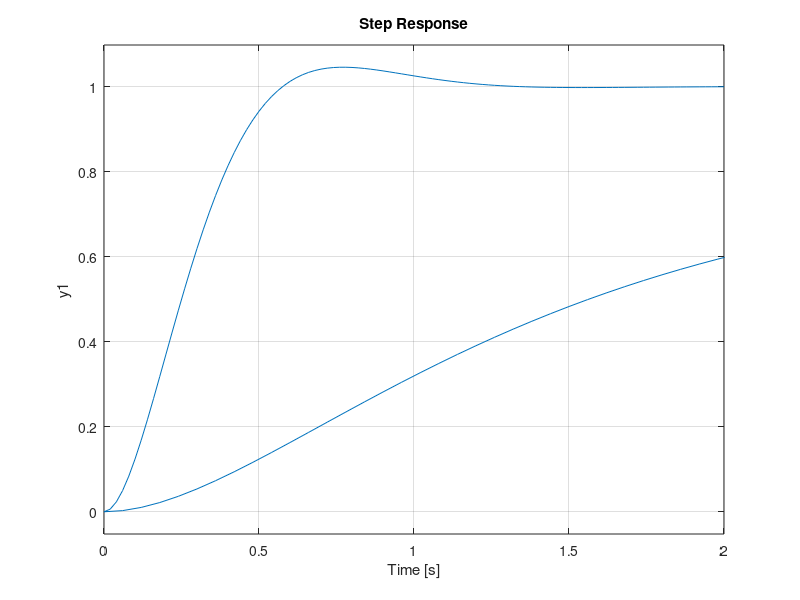
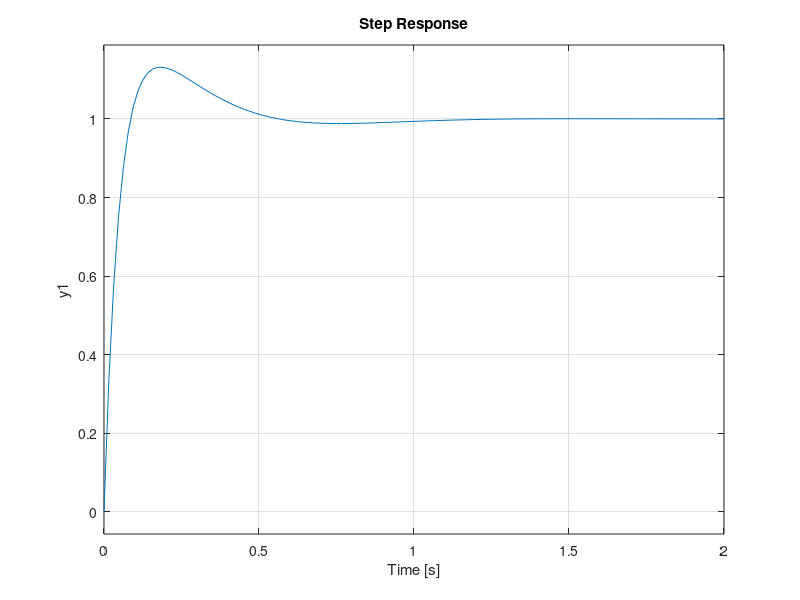

The MATLAB script that drew these images, in order:
%Define the original transfer function
nums = [1.6];
dens = [1 3 2];
Gs = tf(nums,dens)
step(Gs)
grid on

%Define the desire transfer function
numd = [32.6];
dend = [1 8 32.6];
Gd = tf(numd, dend)
hold on
step(Gd)

%Calc the transfer function
%based on the dominant pole 
dominant_pole =-5*max(real(roots(dend)));
Gnd = tf([dominant_pole],[1 dominant_pole])


%Now the multiplication of the transfer 
%functions for could compare among the functions
Gd3 = series(Gd, Gnd)


%Create another figure
figure(2)
step(Gd)
grid on 
hold on
step(Gd3)

%Now the values of the PID
Kd = 25/1.6;
Kp = 190.6/1.6;
Ki = 652/1.6;

Cs = tf([Kd Kp Ki], [1 0])

%Now get the desire function
Glc = feedback(series(Gs, Cs), 1)
step(Glc)









